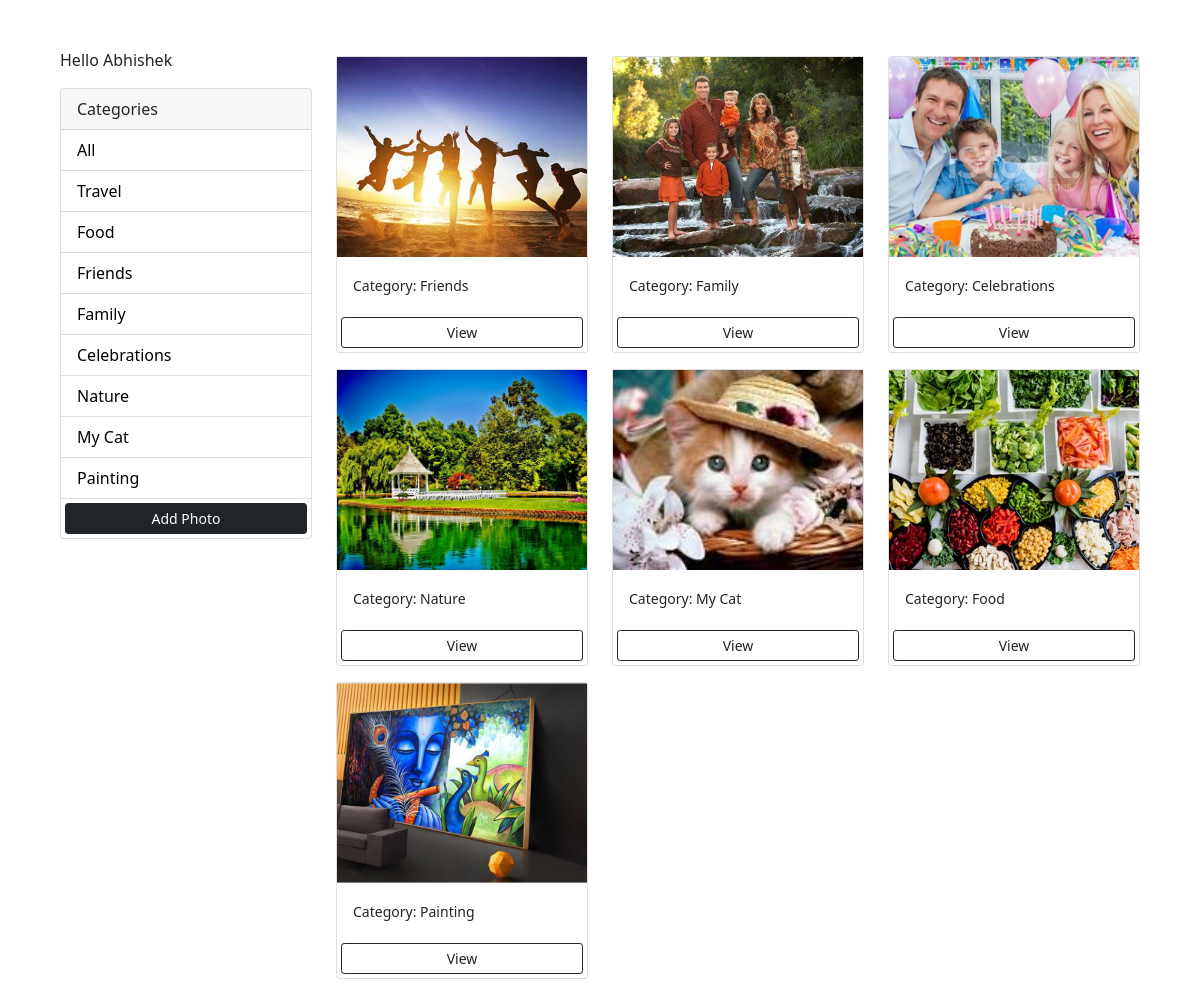
The app's page / (signed in) with its own data.
### photos/models.py (models this page shows, shortened)
class Category(models.Model):
    name=models.CharField(max_length=100,null=False,blank=False)

class Photo(models.Model):
    category=models.ForeignKey(Category,on_delete=models.SET_NULL,null=True)
    image=models.ImageField(null=False,blank=False)
    description=models.TextField(max_length=500,null=False,blank=False)

### photos/views.py (the view)
# urls.py: path('',views.gallery,name='gallery'),
def gallery(request):
    categories=Category.objects.all()
    photos=Photo.objects.all()
    context={'categories':categories,'photos':photos}
    return render(request,'photos/gallery.html',context)

### photos/templates/photos/gallery.html (shortened to what this page needs)
<!DOCTYPE html>
<html lang="en">
<head>
    <link href="https://cdn.jsdelivr.net/npm/bootstrap@5.0.0-beta1/dist/css/bootstrap.min.css" rel="stylesheet"
>
</head>
<body class="m-5">
    <div class="container">
        <div class="row">
            <div class="col-md-3">
                {% if request.user.is_authenticated %}
                <p>Hello {{request.user}}</p>
                {% endif %}
                <div class="card">
                    <div class="card-header">
                        Categories
                    </div>
                    <ul class="list-group list-group-flush">
                        <li class="list-group-item">
                            <a href="{% url 'gallery' %}">All</a>
                        </li>
                        {% for category in categories %}
                        <li class=" list-group-item">
                            <a href="{% url 'gallery' %}?category={{category.name}}">
                                {{category.name}}
                            </a>
                        </li>
                        {% endfor %}
                        <a href="{% url 'add' %}" class="btn btn-dark btn-block btn-sm m-1">Add Photo</a>
                    </ul>
                </div>
            </div>
            <div class="col-md-9">
                <div class="row">
                    {% for photo in photos %}
                    <div class="col-md-4">
                        <div class="card my-2">
                            <img class="image-thumbail" src="{{photo.image.url}}" alt="Card image cap">
                            <div class="card-body">
                                <small>Category: {{photo.category.name}}</small>
                            </div>
                            <a href="{% url 'photo' photo.id %}" class="btn btn-outline-dark btn-sm m-1">View</a>
                        </div>
                    </div>
                    {% empty %}
                    <h3>No photos...</h3>
                    {% endfor %}
                </div>
            </div>
        </div>
    </div>
</body>
</html>

### photos/templates/photos/gallery.html (style rules this page uses)
.image-thumbail { height: 200px; object-fit: cover; }
.list-group-item a { text-decoration: none; color: black; }

### records on screen
Category: name "Travel"
Category: name "Food"
Category: name "Friends"
Category: name "Family"
Category: name "Celebrations"
Category: name "Nature"
Category: name "My Cat"
Category: name "Painting"
Photo: image (picture), category.name "Friends"
Photo: image (picture), category.name "Family"
Photo: image (picture), category.name "Celebrations"
Photo: image (picture), category.name "Nature"
Photo: image (picture), category.name "My Cat"
Photo: image (picture), category.name "Food"
Photo: image (picture), category.name "Painting"

### other values on screen
{{ request.user }} "Abhishek"
